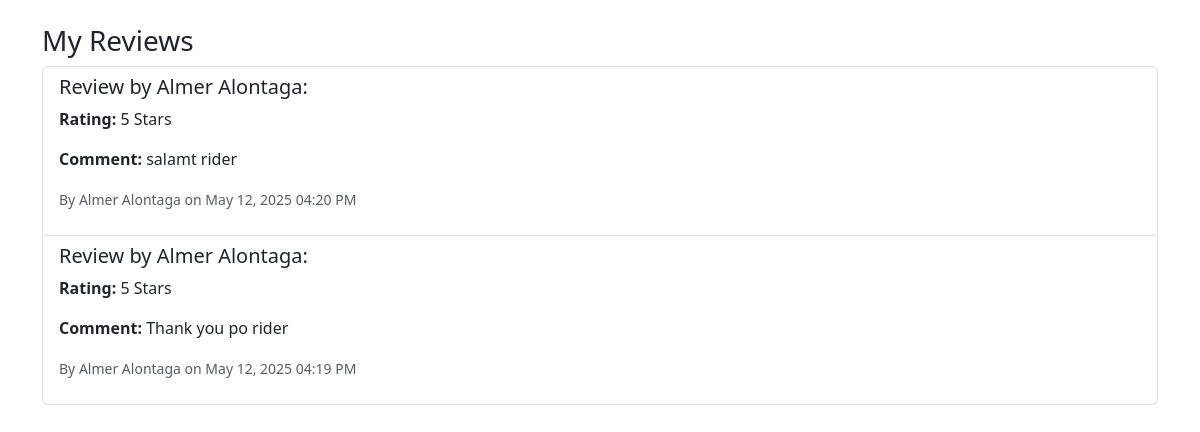
The page /admin/view_rider_reviews.php (signed in) on the database its author committed.
### tables this page shows
CREATE TABLE `rider_reviews` (
  `review_id` int(11) NOT NULL,
  `order_id` int(11) NOT NULL,
  `rider_id` int(11) NOT NULL,
  `rating` int(11) NOT NULL,
  `comment` text DEFAULT NULL,
  `user_id` int(11) NOT NULL,
  `user_fname` varchar(100) NOT NULL,
  `user_lname` varchar(100) NOT NULL,
  `created_at` timestamp NOT NULL DEFAULT current_timestamp()
);

CREATE TABLE `user` (
  `user_lname` varchar(20) NOT NULL,
  `email` varchar(50) NOT NULL,
  `user_password` varchar(255) NOT NULL,
  `phone_number` varchar(20) NOT NULL,
  `user_id` int(3) NOT NULL,
  `user_fname` varchar(20) NOT NULL,
  `user_address` text NOT NULL,
  `secque` varchar(100) DEFAULT NULL,
  `secans` varchar(100) DEFAULT NULL,
  `profile_pic` varchar(255) NOT NULL
);

### admin/view_rider_reviews.php (the view, shortened to what this page needs)
<?php
require_once 'includes/functions.php';
$rider_id = $_SESSION['rider_id'];
$stmt = $conn->prepare("
    SELECT rr.*, u.user_fname, u.user_lname, r.fname AS rider_fname, r.lname AS rider_lname
    FROM rider_reviews rr
    JOIN user u ON rr.user_id = u.user_id
    JOIN users r ON rr.rider_id = r.id
    WHERE rr.rider_id = ?
    ORDER BY rr.created_at DESC
");
$stmt->bind_param("i", $rider_id);
$stmt->execute();
$result = $stmt->get_result();
$reviews = $result->fetch_all(MYSQLI_ASSOC);
?>
<!DOCTYPE html>
<html lang="en">
<head>
    <link href="https://cdn.jsdelivr.net/npm/bootstrap@5.3.0/dist/css/bootstrap.min.css" rel="stylesheet">
</head>
<body>
<div class="container mt-4">
    <h3>My Reviews</h3>
    <?php if ($result->num_rows > 0): ?>
        <div class="list-group">
            <?php foreach ($reviews as $review): ?>
                <div class="list-group-item">
                    <h5>Review by <?= htmlspecialchars($review['user_fname']) ?> <?= htmlspecialchars($review['user_lname']) ?>:</h5>
                    <p><strong>Rating:</strong> <?= htmlspecialchars($review['rating']) ?> Stars</p>
                    <p><strong>Comment:</strong> <?= nl2br(htmlspecialchars($review['comment'])) ?></p>
                    <p>
                        <small class="text-muted">By <?= htmlspecialchars($review['user_fname'] . ' ' . $review['user_lname']) ?> on <?= date('M d, Y h:i A', strtotime($review['created_at'])) ?></small>
                    </p>
                </div>
            <?php endforeach; ?>
        </div>
    <?php else: ?>
        <div class="alert alert-info">No reviews yet.</div>
    <?php endif; ?>
</div>
</body>
</html>

### rows shown on the page
rider_reviews: user.user_fname "Almer", user.user_lname "Alontaga", rating "5", comment "salamt rider", user.user_lname "Almer Alontaga", created_at "May 12, 2025 04:20 PM"
rider_reviews: user.user_fname "Almer", user.user_lname "Alontaga", rating "5", comment "Thank you po rider", user.user_lname "Almer Alontaga", created_at "May 12, 2025 04:19 PM"
